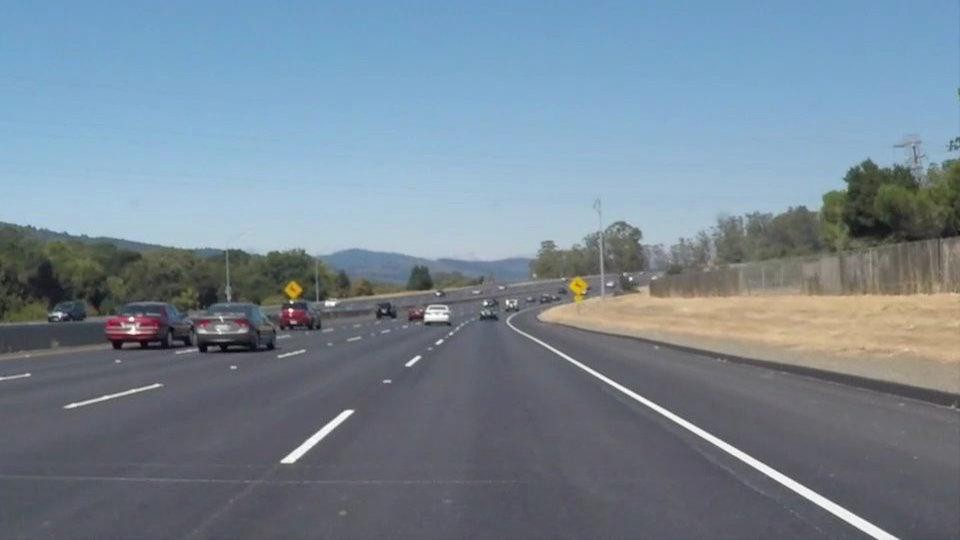
#> input picture DA 3/Line.jpeg, 960 x 540 px
$ python Hough_Line.py
#> lines starting #> are read from the running program, lines starting #| are printed output that depends on the picture; after the words box and inside, x2 and y2 are one past the last pixel; in counts of white or black regions, pixels touching at a corner belong together
import cv2
import numpy as np
from matplotlib import pyplot as plt
img = cv2.imread('Line.jpeg')
#> img is the input picture: shape (540, 960, 3); mean B, G, R 148.3, 134.5, 118.6
gray = cv2.cvtColor(img, cv2.COLOR_BGR2GRAY)
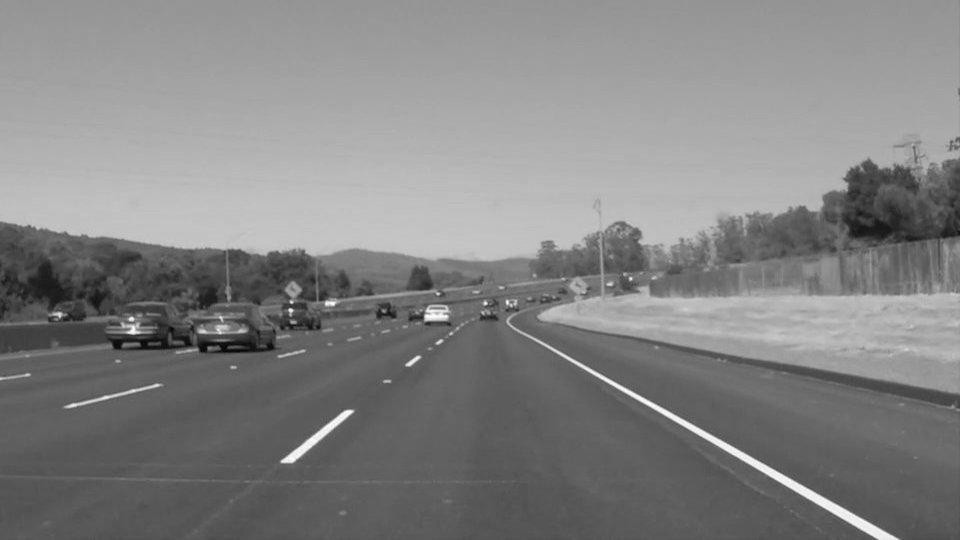
#> gray: shape (540, 960); min 1, max 255, mean 131.3
edges = cv2.Canny(gray, 50, 150, apertureSize=3)
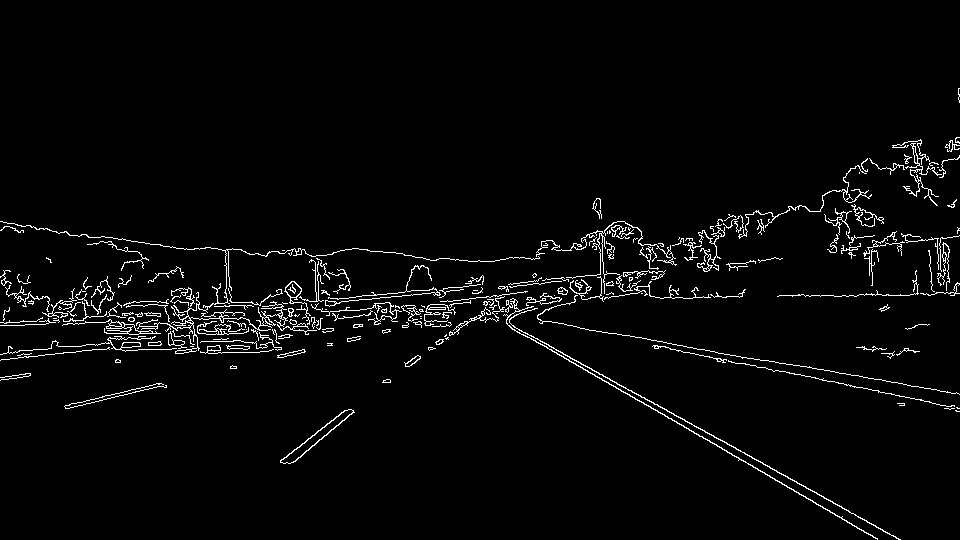
#> edges: shape (540, 960); 2.9% white in thin lines or dots, all inside (x1, y1, x2, y2) = (0, 88, 960, 540)
# cv2.imshow('Edges', edges)
lines = cv2.HoughLines(edges, 1, np.pi / 180, 200)
#> lines = 17 rows, first 8: [36, 2.08], [28, 2.09], [326, 1.48], [309, 1.55], [221, 1.75], [335, 1.47], [351, 1.45], [322, 1.54]
for line in lines:
    rho,theta = line[0]
    a = np.cos(theta)
    b = np.sin(theta)
    x0 = a * rho
    y0 = b * rho
    x1 = int(x0 + 1000 * (-b))
    y1 = int(y0 + 1000 * (a))
    x2 = int(x0 - 1000 * (-b))
    y2 = int(y0 - 1000 * (a))
    cv2.line(img, (x1, y1), (x2, y2), (0, 0, 255), 2)
#> this loop made 17 passes
#> (rho, theta, a, b, x0, y0, x1, y1) on passes 1 to 12: (36, 2.08, -0.485, 0.875, -17.45, 31.49, -892, -453), (28, 2.09, -0.5, 0.866, -14, 24.25, -880, -475), (326, 1.48, 0.0872, 0.996, 28.41, 324.8, -967, 411), (309, 1.55, 0.0175, 1, 5.39, 309, -994, 326), (221, 1.75, -0.174, 0.985, -38.38, 217.6, -1023, 43), (335, 1.47, 0.105, 0.995, 35.02, 333.2, -959, 437), (351, 1.45, 0.122, 0.993, 42.78, 348.4, -949, 470), (322, 1.54, 0.0349, 0.999, 11.24, 321.8, -988, 356), (325, 1.54, 0.0349, 0.999, 11.34, 324.8, -988, 359), (357, 1.45, 0.122, 0.993, 43.51, 354.3, -949, 476), (200, 1.78, -0.208, 0.978, -41.58, 195.6, -1019, -12), (362, 1.43, 0.139, 0.99, 50.38, 358.5, -939, 497)
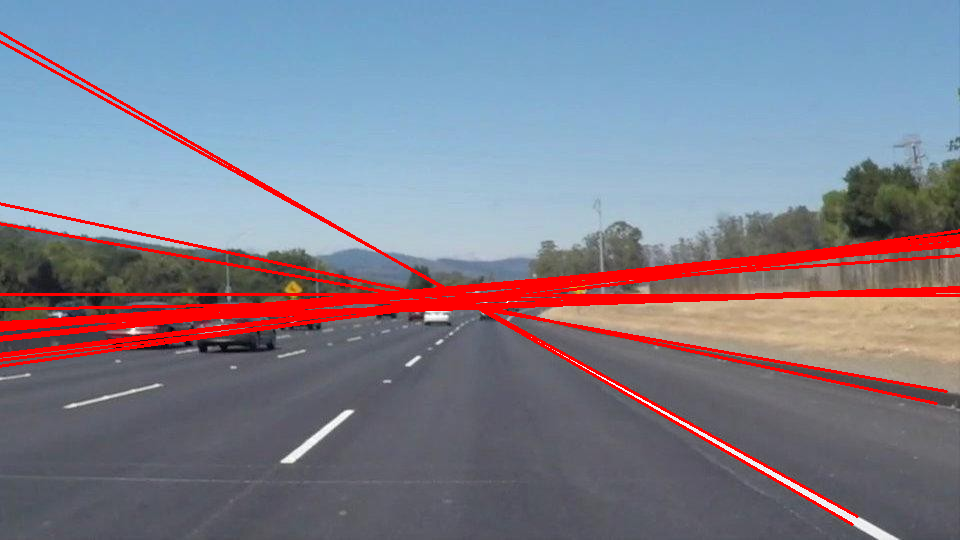
#> img: shape (540, 960, 3); 6.67% of pixels changed, all inside (x1, y1, x2, y2) = (0, 31, 960, 526)
# cv2.imshow('Output Image', img)
# cv2.waitKey(0)
# cv2.destroyAllWindows()
plt.subplot(121),plt.imshow(edges,cmap='gray'),plt.title("Edges")
plt.subplot(122),plt.imshow(img,cmap='gray'),plt.title("Output Image")
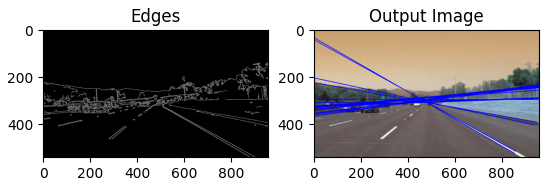
#> figure drawn by matplotlib, 2 panels; B, G, R data is drawn as R, G, B

$ run again, with DA 3/MatchStick.tif saved as DA 3/Line.jpeg
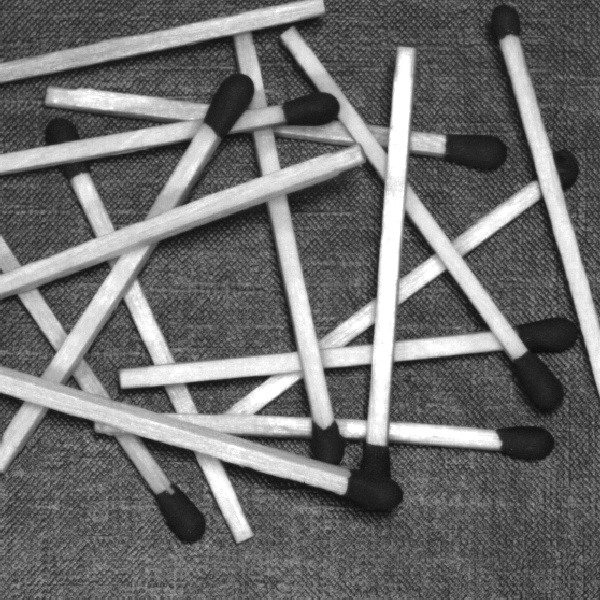
#> input picture DA 3/MatchStick.tif, 600 x 600 px
#> img is the input picture: shape (600, 600, 3); min 11, max 255, mean 109.5
#> `edges = cv2.Canny(gray, 50, 150, apertureSize=3)`:
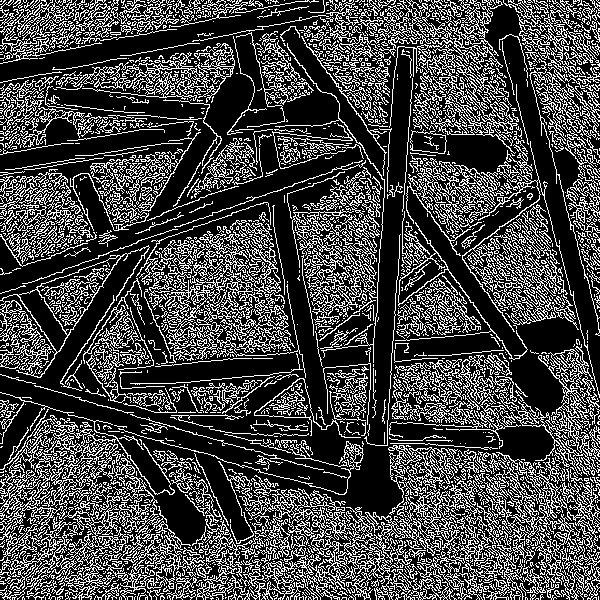
#> edges: shape (600, 600); 27.4% white in thin lines or dots
#> the loop `for line in lines:` made 3327 passes
#> (rho, theta, a, x0, y0, x1, y1, x2) on passes 1 to 3: (412, 0.785, 0.707, 291.3, 291.3, -415, 998, 998), (402, 0.785, 0.707, 284.3, 284.3, -422, 991, 991), (414, 0.785, 0.707, 292.7, 292.7, -414, 999, 999)
#> `plt.subplot(122),plt.imshow(img,cmap='gray'),plt.title("Output Image")`:
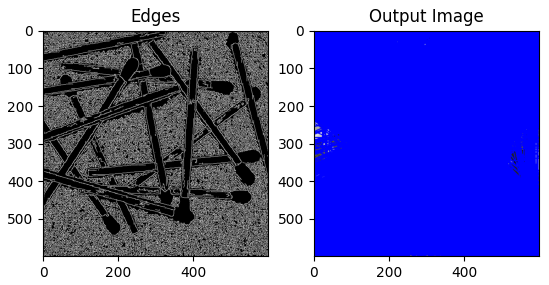
#> figure drawn by matplotlib, 2 panels; B, G, R data is drawn as R, G, B
